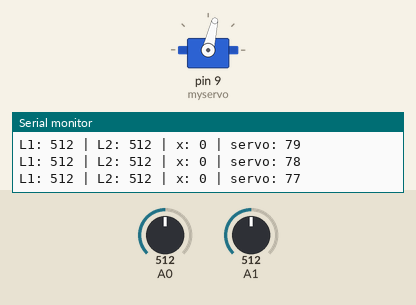
The sketch below on a simulated Arduino Uno, built with avr-gcc and run on an emulated ATmega328P. On the bench: servo, the last lines printed to the serial monitor. Inputs (shaded band) come from the test bench; at power-on: A1 = 512, A0 = 512.

Above: at 4.26 s.
4.3 s: A1 set to 190
At 5.47 s:
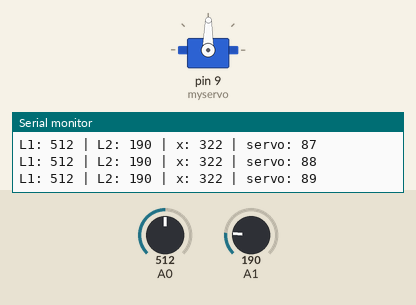
7.3 s: A0 set to 190
At 7.49 s:
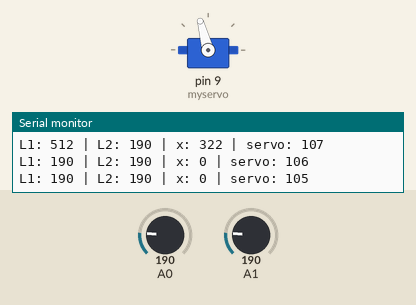
10.3 s: A0 set to 306
13.3 s: A1 set to 116
At 14.67 s:
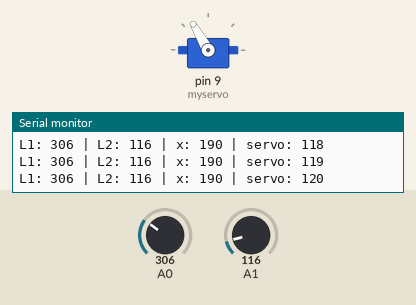
16.3 s: A1 set to 97
17.8 s: A1 set to 8
20.8 s: A1 set to 5
At 27.2 s:
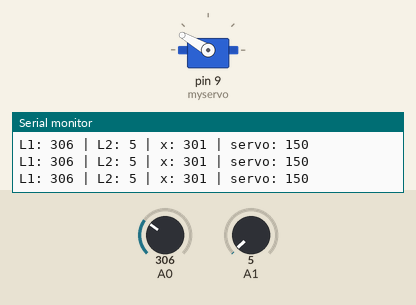
Timing chart, 0 to 27.4 s (numbered marks = the images above; inputs shaded):
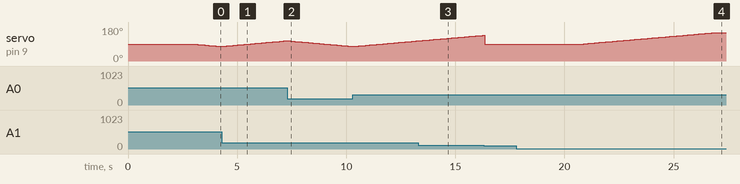

The sketch:

SolarFollowSun.ino
```cpp
#include <Servo.h>

Servo myservo;
int L1, L2, x, degree = 90;

void setup() {
  myservo.attach(9);
  myservo.write(90);  // ตั้งค่าเริ่มต้น
  Serial.begin(9600);
  delay(3000);
}

void loop() {
  L1 = analogRead(A0);
  L2 = analogRead(A1);
  x = L1 - L2;

  Serial.print("L1: ");
  Serial.print(L1);
  Serial.print(" | L2: ");
  Serial.print(L2);
  Serial.print(" | x: ");
  Serial.print(x);

  // ปรับค่ามุม degree ตามค่าความต่างของแสง
  if (x < 80) degree--;
  else if (x > 80) degree++;


  // จำกัดค่าของ degree ให้อยู่ในช่วง 30 - 150 องศา
  if (degree > 150) degree = 150;
  if (degree < 30) degree = 30;
  if ((x > 200) & (x < 300)) degree = 90 ;


  myservo.write(degree);  // ส่งค่ามุมไปที่เซอร์โว

  Serial.print(" | servo: ");
  Serial.println(degree);
  delay(100);
}
```

Measured:
- the behaviour switches between 7 and 6 on A1 (found by bisection; images 3 and 4)
- after the input at 20.8 s, servo on pin 9 (myservo): moves from 90° to 150° over 6.0 s, starting after 0.09 s
